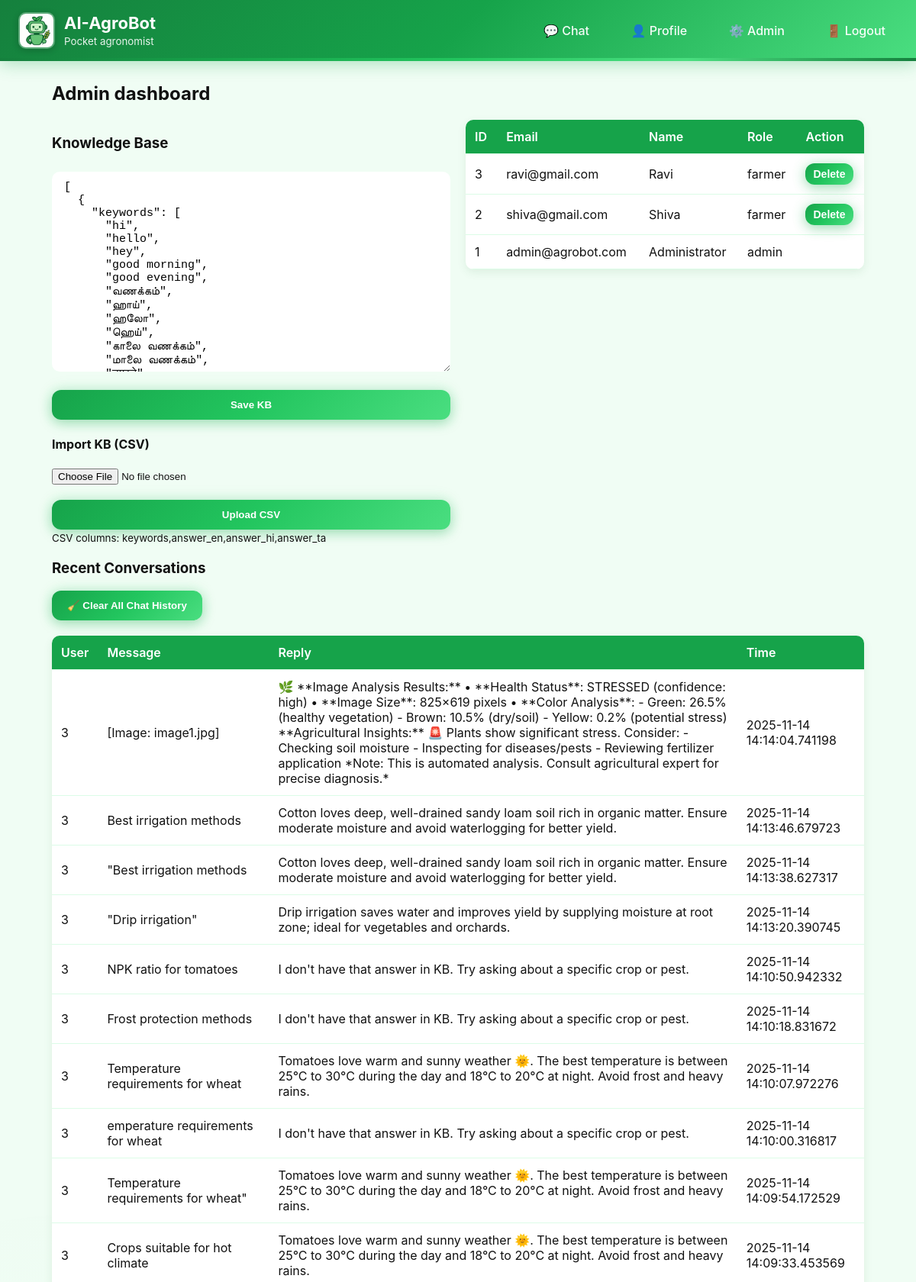
The page /admin (signed in, upper part) on the database its author committed.
### database.py (models this page shows)
class User(UserMixin, db.Model):
    __tablename__ = "users"
    id = db.Column(db.Integer, primary_key=True)
    email = db.Column(db.String(200), unique=True, nullable=False)
    password = db.Column(db.String(200), nullable=False)
    name = db.Column(db.String(100))
    role = db.Column(db.String(20), default="farmer")
    primary_crop = db.Column(db.String(100))
    region = db.Column(db.String(100))
    preferred_language = db.Column(db.String(20), default="en")

class ChatHistory(db.Model):
    __tablename__ = "chat_history"
    id = db.Column(db.Integer, primary_key=True)
    user_id = db.Column(db.Integer, db.ForeignKey("users.id"), nullable=True)
    user_message = db.Column(db.Text)
    bot_response = db.Column(db.Text)
    created_at = db.Column(db.DateTime, default=datetime.utcnow)
    feedback = db.Column(db.String(20), nullable=True)

### app.py (the view)
@app.route("/admin")
@login_required
def admin_dashboard():
    if current_user.role != "admin":
        flash("Access denied", "danger");
        return redirect(url_for("index"))
    users = User.query.order_by(User.id.desc()).all()
    chats = ChatHistory.query.order_by(ChatHistory.created_at.desc()).limit(500).all()
    kb_content = ""
    try:
        with open(KB_PATH, "r", encoding="utf-8") as f:
            kb_content = f.read()
    except Exception:
        kb_content = "[]"
    return render_template("admin_dashboard.html", users=users, chats=chats, kb_content=kb_content)

### app.py (called while the page is built)
@login_manager.user_loader
def load_user(user_id):
    return db.session.get(User, int(user_id))

### templates/admin_dashboard.html
{% extends "base.html" %}
{% block content %}
<h2>Admin dashboard</h2>
<div class="admin-grid">
  <section class="admin-kb">
    <h3>Knowledge Base</h3>
    <form method="post" action="{{ url_for('admin_edit_kb') }}">
      <textarea name="kb_data" rows="14">{{ kb_content }}</textarea>
      <div class="actions"><button class="btn" type="submit">Save KB</button></div>
    </form>
    <h4>Import KB (CSV)</h4>
    <form method="post" action="{{ url_for('admin_upload_kb_csv') }}" enctype="multipart/form-data">
      <input type="file" name="csv_file" accept=".csv" required><div class="actions"><button class="btn" type="submit">Upload CSV</button></div>
      <small>CSV columns: keywords,answer_en,answer_hi,answer_ta</small>
    </form>
  </section>
  <section class="admin-chats">
    <table class="table"><thead><tr><th>ID</th><th>Email</th><th>Name</th><th>Role</th><th>Action</th></tr></thead><tbody>{% for u in users %}<tr><td>{{ u.id }}</td><td>{{ u.email }}</td><td>{{ u.name }}</td><td>{{ u.role }}</td><td>{% if u.role!='admin' %}<form method="post" action="{{ url_for('admin_delete_user', user_id=u.id) }}"><button class="btn small" type="submit" onclick="return confirm('Delete user?')">Delete</button></form>{% endif %}</td></tr>{% endfor %}</tbody></table>
  </section>
</div>
    <h3>Recent Conversations</h3>
<form method="post" action="{{ url_for('admin_clear_chats') }}" onsubmit="return confirm('Are you sure you want to delete all chat history?');">
  <button class="btn danger" type="submit">🧹 Clear All Chat History</button>
</form>
<br>
<table class="table">
  <thead>
    <tr><th>User</th><th>Message</th><th>Reply</th><th>Time</th></tr>
  </thead>
  <tbody>
    {% for c in chats %}
      <tr>
        <td>{{ c.user_id or 'Guest' }}</td>
        <td>{{ c.user_message }}</td>
        <td>{{ c.bot_response }}</td>
        <td>{{ c.created_at }}</td>
      </tr>
    {% endfor %}
  </tbody>
</table>
{% endblock %}

### static/style.css (style rules this page uses)
:root { --brand:#16a34a;--brand-light:#22c55e;--brand-dark:#15803d;--muted:#64748b;--sky:#4ade80;--sky-light:#86efac;--sky-dark:#16a34a;--gold:#86efac;--gold-light:#bbf7d0;--gold-dark:#22c55e;--bg:#f0fdf4;--card:#ffffff;--gradient-start:#16a34a;--gradient-end:#4ade80;--accent:#86efac;--light-green:#dcfce7;--cream:#f0fdf4 }
* { box-sizing:border-box }
body { font-family:Inter,system-ui,Segoe UI,Roboto,Arial;margin:0;background:var(--bg);color:#111;position:relative }
.btn,button { background:linear-gradient(135deg,var(--brand) 0%,var(--brand-light) 50%,var(--sky) 100%);color:white;border:none;padding:12px 20px;border-radius:12px;cursor:pointer;transition:all 0.4s cubic-bezier(0.4,0,0.2,1);text-decoration:none;display:inline-block;font-weight:600;box-shadow:0 4px 16px rgba(22,163,74,0.35),0 0 20px rgba(74,222,128,0.15) }
.btn.small { padding:6px 10px;font-size:14px }
.auth-card input, .auth-card select, textarea { width:100%;padding:12px 16px;border-radius:10px;border:2px solid var(--accent-green);margin-top:8px;font-size:15px;background:white;transition:all 0.3s ease }
.actions { display:flex;align-items:center;gap:15px;margin-top:20px;justify-content:center }
.actions .btn { flex:1 }
.admin-grid { display:grid;grid-template-columns:1fr 1fr;gap:20px }
.table { width:100%;border-collapse:collapse;background:var(--card);border-radius:10px;overflow:hidden;box-shadow:0 4px 12px rgba(45,122,62,0.1) }
.table th,.table td { padding:12px;border-bottom:1px solid var(--light-green);text-align:left }
.table th { background:var(--brand);color:white;font-weight:600 }

### rows shown on the page
User: id "3", email "ravi@gmail.com", name "Ravi", role "farmer"
User: id "2", email "shiva@gmail.com", name "Shiva", role "farmer"
User: id "1", email "admin@agrobot.com", name "Administrator", role "admin"
ChatHistory: user "3", user_message "[Image: image1.jpg]", bot_response "🌿 **Image Analysis Results:** • **Health Status**: STRESSED (confidence: high) • **Image Size**: 825×619 pixels • **Color Analysis**: - Green: 26.5% (healthy vegetation) - Brown: 10.5% (dry/soil) - Yellow: 0.2% (potential stress) **Agricultural Insights:** 🚨 Plants show significant stress. Consider: - Checking soil moisture - Inspecting for diseases/pests - Reviewing fertilizer application *Note: This is automated analysis. Consult agricultural expert for precise diagnosis.*", created_at "2025-11-14 14:14:04.741198"
ChatHistory: user "3", user_message "Best irrigation methods", bot_response "Cotton loves deep, well-drained sandy loam soil rich in organic matter. Ensure moderate moisture and avoid waterlogging for better yield.", created_at "2025-11-14 14:13:46.679723"
ChatHistory: user "3", user_message "\"Best irrigation methods", bot_response "Cotton loves deep, well-drained sandy loam soil rich in organic matter. Ensure moderate moisture and avoid waterlogging for better yield.", created_at "2025-11-14 14:13:38.627317"
ChatHistory: user "3", user_message "\"Drip irrigation\"", bot_response "Drip irrigation saves water and improves yield by supplying moisture at root zone; ideal for vegetables and orchards.", created_at "2025-11-14 14:13:20.390745"
ChatHistory: user "3", user_message "NPK ratio for tomatoes", bot_response "I don't have that answer in KB. Try asking about a specific crop or pest.", created_at "2025-11-14 14:10:50.942332"
ChatHistory: user "3", user_message "Frost protection methods", bot_response "I don't have that answer in KB. Try asking about a specific crop or pest.", created_at "2025-11-14 14:10:18.831672"
ChatHistory: user "3", user_message "Temperature requirements for wheat", bot_response "Tomatoes love warm and sunny weather 🌞. The best temperature is between 25°C to 30°C during the day and 18°C to 20°C at night. Avoid frost and heavy rains.", created_at "2025-11-14 14:10:07.972276"
ChatHistory: user "3", user_message "emperature requirements for wheat", bot_response "I don't have that answer in KB. Try asking about a specific crop or pest.", created_at "2025-11-14 14:10:00.316817"
ChatHistory: user "3", user_message "Temperature requirements for wheat\"", bot_response "Tomatoes love warm and sunny weather 🌞. The best temperature is between 25°C to 30°C during the day and 18°C to 20°C at night. Avoid frost and heavy rains.", created_at "2025-11-14 14:09:54.172529"
ChatHistory: user "3", user_message "Crops suitable for hot climate", bot_response "Tomatoes love warm and sunny weather 🌞. The best temperature is between 25°C to 30°C during the day and 18°C to 20°C at night. Avoid frost and heavy rains.", created_at "2025-11-14 14:09:33.453569"
